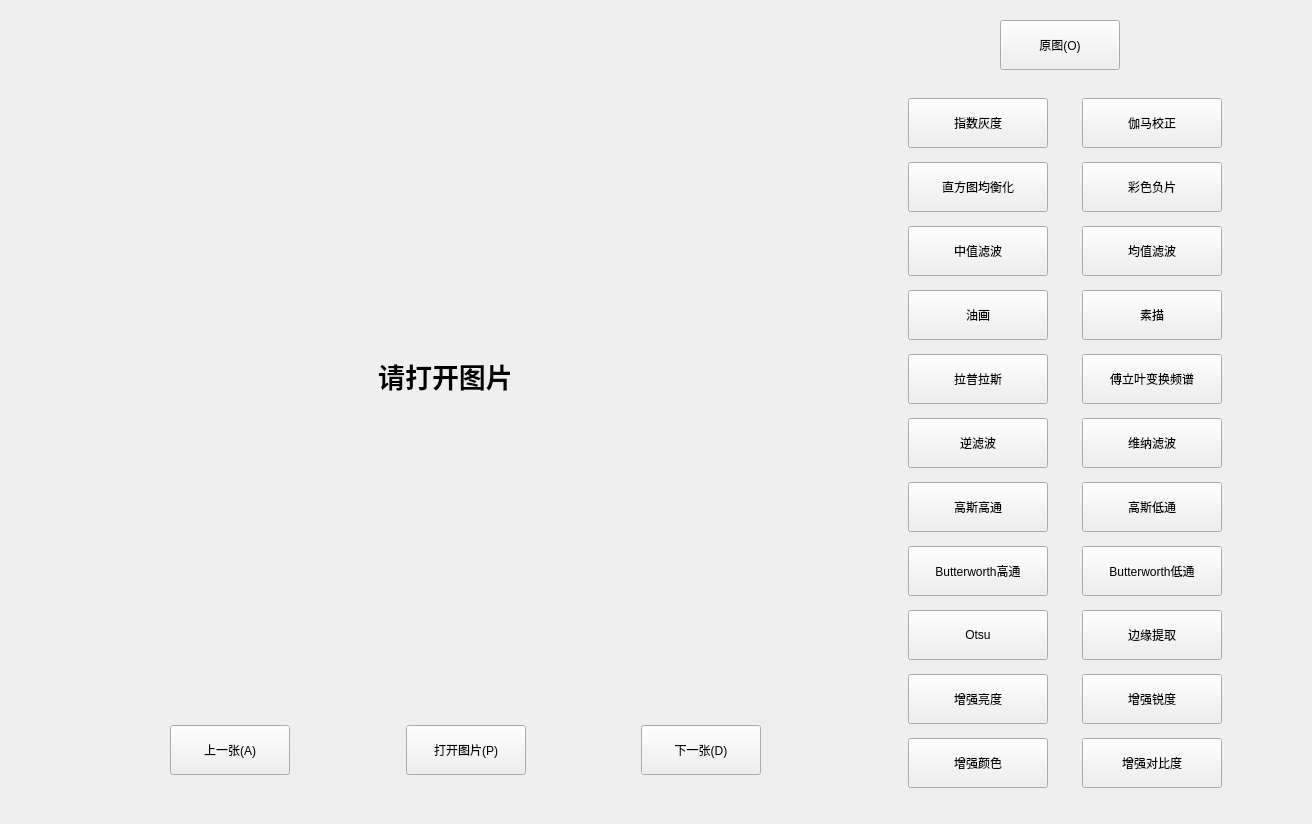
<?xml version="1.0" encoding="UTF-8"?>
<ui version="4.0">
 <class>widget</class>
 <widget class="QWidget" name="widget">
  <property name="geometry">
   <rect>
    <x>0</x>
    <y>0</y>
    <width>1312</width>
    <height>824</height>
   </rect>
  </property>
  <property name="mouseTracking">
   <bool>true</bool>
  </property>
  <property name="tabletTracking">
   <bool>true</bool>
  </property>
  <property name="windowTitle">
   <string>Form</string>
  </property>
  <widget class="QLabel" name="label">
   <property name="geometry">
    <rect>
     <x>10</x>
     <y>60</y>
     <width>871</width>
     <height>631</height>
    </rect>
   </property>
   <property name="font">
    <font>
     <pointsize>20</pointsize>
     <weight>75</weight>
     <italic>false</italic>
     <bold>true</bold>
    </font>
   </property>
   <property name="text">
    <string>请打开图片</string>
   </property>
   <property name="alignment">
    <set>Qt::AlignCenter</set>
   </property>
  </widget>
  <widget class="QPushButton" name="original_btn">
   <property name="geometry">
    <rect>
     <x>1000</x>
     <y>20</y>
     <width>120</width>
     <height>50</height>
    </rect>
   </property>
   <property name="minimumSize">
    <size>
     <width>120</width>
     <height>50</height>
    </size>
   </property>
   <property name="maximumSize">
    <size>
     <width>120</width>
     <height>50</height>
    </size>
   </property>
   <property name="text">
    <string>原图(O)</string>
   </property>
  </widget>
  <widget class="QWidget" name="gridLayoutWidget">
   <property name="geometry">
    <rect>
     <x>880</x>
     <y>90</y>
     <width>371</width>
     <height>711</height>
    </rect>
   </property>
   <layout class="QGridLayout" name="gridLayout">
    <item row="7" column="0">
     <widget class="QPushButton" name="butter_high_btn">
      <property name="minimumSize">
       <size>
        <width>140</width>
        <height>50</height>
       </size>
      </property>
      <property name="maximumSize">
       <size>
        <width>140</width>
        <height>50</height>
       </size>
      </property>
      <property name="text">
       <string>Butterworth高通</string>
      </property>
     </widget>
    </item>
    <item row="1" column="1">
     <widget class="QPushButton" name="reverse_btn">
      <property name="minimumSize">
       <size>
        <width>140</width>
        <height>50</height>
       </size>
      </property>
      <property name="maximumSize">
       <size>
        <width>140</width>
        <height>50</height>
       </size>
      </property>
      <property name="text">
       <string>彩色负片</string>
      </property>
     </widget>
    </item>
    <item row="5" column="1">
     <widget class="QPushButton" name="vena_btn">
      <property name="minimumSize">
       <size>
        <width>140</width>
        <height>50</height>
       </size>
      </property>
      <property name="maximumSize">
       <size>
        <width>140</width>
        <height>50</height>
       </size>
      </property>
      <property name="text">
       <string>维纳滤波</string>
      </property>
     </widget>
    </item>
    <item row="2" column="1">
     <widget class="QPushButton" name="mean_btn">
      <property name="minimumSize">
       <size>
        <width>140</width>
        <height>50</height>
       </size>
      </property>
      <property name="maximumSize">
       <size>
        <width>140</width>
        <height>50</height>
       </size>
      </property>
      <property name="text">
       <string>均值滤波</string>
      </property>
     </widget>
    </item>
    <item row="6" column="1">
     <widget class="QPushButton" name="gauss_low_btn">
      <property name="minimumSize">
       <size>
        <width>140</width>
        <height>50</height>
       </size>
      </property>
      <property name="maximumSize">
       <size>
        <width>140</width>
        <height>50</height>
       </size>
      </property>
      <property name="text">
       <string>高斯低通</string>
      </property>
     </widget>
    </item>
    <item row="5" column="0">
     <widget class="QPushButton" name="inverse_btn">
      <property name="minimumSize">
       <size>
        <width>140</width>
        <height>50</height>
       </size>
      </property>
      <property name="maximumSize">
       <size>
        <width>140</width>
        <height>50</height>
       </size>
      </property>
      <property name="text">
       <string>逆滤波</string>
      </property>
     </widget>
    </item>
    <item row="2" column="0">
     <widget class="QPushButton" name="mid_btn">
      <property name="minimumSize">
       <size>
        <width>140</width>
        <height>50</height>
       </size>
      </property>
      <property name="maximumSize">
       <size>
        <width>140</width>
        <height>50</height>
       </size>
      </property>
      <property name="text">
       <string>中值滤波</string>
      </property>
     </widget>
    </item>
    <item row="8" column="0">
     <widget class="QPushButton" name="ostu_btn">
      <property name="minimumSize">
       <size>
        <width>140</width>
        <height>50</height>
       </size>
      </property>
      <property name="maximumSize">
       <size>
        <width>140</width>
        <height>50</height>
       </size>
      </property>
      <property name="text">
       <string>Otsu</string>
      </property>
     </widget>
    </item>
    <item row="6" column="0">
     <widget class="QPushButton" name="gauss_high_btn">
      <property name="minimumSize">
       <size>
        <width>140</width>
        <height>50</height>
       </size>
      </property>
      <property name="maximumSize">
       <size>
        <width>140</width>
        <height>50</height>
       </size>
      </property>
      <property name="text">
       <string>高斯高通</string>
      </property>
     </widget>
    </item>
    <item row="4" column="1">
     <widget class="QPushButton" name="fft_btn">
      <property name="minimumSize">
       <size>
        <width>140</width>
        <height>50</height>
       </size>
      </property>
      <property name="maximumSize">
       <size>
        <width>140</width>
        <height>50</height>
       </size>
      </property>
      <property name="text">
       <string>傅立叶变换频谱</string>
      </property>
     </widget>
    </item>
    <item row="0" column="1">
     <widget class="QPushButton" name="gamma_btn">
      <property name="minimumSize">
       <size>
        <width>140</width>
        <height>50</height>
       </size>
      </property>
      <property name="maximumSize">
       <size>
        <width>140</width>
        <height>50</height>
       </size>
      </property>
      <property name="text">
       <string>伽马校正</string>
      </property>
     </widget>
    </item>
    <item row="1" column="0">
     <widget class="QPushButton" name="hist_btn">
      <property name="minimumSize">
       <size>
        <width>140</width>
        <height>50</height>
       </size>
      </property>
      <property name="maximumSize">
       <size>
        <width>140</width>
        <height>50</height>
       </size>
      </property>
      <property name="text">
       <string>直方图均衡化</string>
      </property>
     </widget>
    </item>
    <item row="3" column="0">
     <widget class="QPushButton" name="oil_btn">
      <property name="minimumSize">
       <size>
        <width>140</width>
        <height>50</height>
       </size>
      </property>
      <property name="maximumSize">
       <size>
        <width>140</width>
        <height>50</height>
       </size>
      </property>
      <property name="text">
       <string>油画</string>
      </property>
     </widget>
    </item>
    <item row="4" column="0">
     <widget class="QPushButton" name="lap_btn">
      <property name="minimumSize">
       <size>
        <width>140</width>
        <height>50</height>
       </size>
      </property>
      <property name="maximumSize">
       <size>
        <width>140</width>
        <height>50</height>
       </size>
      </property>
      <property name="text">
       <string>拉普拉斯</string>
      </property>
     </widget>
    </item>
    <item row="9" column="1">
     <widget class="QPushButton" name="enhance_sharp_btn">
      <property name="minimumSize">
       <size>
        <width>140</width>
        <height>50</height>
       </size>
      </property>
      <property name="maximumSize">
       <size>
        <width>140</width>
        <height>50</height>
       </size>
      </property>
      <property name="text">
       <string>增强锐度</string>
      </property>
     </widget>
    </item>
    <item row="3" column="1">
     <widget class="QPushButton" name="sketch_btn">
      <property name="minimumSize">
       <size>
        <width>140</width>
        <height>50</height>
       </size>
      </property>
      <property name="maximumSize">
       <size>
        <width>140</width>
        <height>50</height>
       </size>
      </property>
      <property name="text">
       <string>素描</string>
      </property>
     </widget>
    </item>
    <item row="7" column="1">
     <widget class="QPushButton" name="butter_low_btn">
      <property name="minimumSize">
       <size>
        <width>140</width>
        <height>50</height>
       </size>
      </property>
      <property name="maximumSize">
       <size>
        <width>140</width>
        <height>50</height>
       </size>
      </property>
      <property name="text">
       <string>Butterworth低通</string>
      </property>
     </widget>
    </item>
    <item row="0" column="0">
     <widget class="QPushButton" name="exp_btn">
      <property name="minimumSize">
       <size>
        <width>140</width>
        <height>50</height>
       </size>
      </property>
      <property name="maximumSize">
       <size>
        <width>140</width>
        <height>50</height>
       </size>
      </property>
      <property name="text">
       <string>指数灰度</string>
      </property>
     </widget>
    </item>
    <item row="10" column="0">
     <widget class="QPushButton" name="enhance_color_btn">
      <property name="minimumSize">
       <size>
        <width>140</width>
        <height>50</height>
       </size>
      </property>
      <property name="maximumSize">
       <size>
        <width>140</width>
        <height>50</height>
       </size>
      </property>
      <property name="text">
       <string>增强颜色</string>
      </property>
     </widget>
    </item>
    <item row="9" column="0">
     <widget class="QPushButton" name="enhance_bright_btn">
      <property name="minimumSize">
       <size>
        <width>140</width>
        <height>50</height>
       </size>
      </property>
      <property name="maximumSize">
       <size>
        <width>140</width>
        <height>50</height>
       </size>
      </property>
      <property name="text">
       <string>增强亮度</string>
      </property>
     </widget>
    </item>
    <item row="10" column="1">
     <widget class="QPushButton" name="enhance_contrast_btn">
      <property name="minimumSize">
       <size>
        <width>140</width>
        <height>50</height>
       </size>
      </property>
      <property name="maximumSize">
       <size>
        <width>140</width>
        <height>50</height>
       </size>
      </property>
      <property name="text">
       <string>增强对比度</string>
      </property>
     </widget>
    </item>
    <item row="8" column="1">
     <widget class="QPushButton" name="edge_btn">
      <property name="minimumSize">
       <size>
        <width>140</width>
        <height>50</height>
       </size>
      </property>
      <property name="maximumSize">
       <size>
        <width>140</width>
        <height>50</height>
       </size>
      </property>
      <property name="text">
       <string>边缘提取</string>
      </property>
     </widget>
    </item>
   </layout>
  </widget>
  <widget class="QWidget" name="horizontalLayoutWidget">
   <property name="geometry">
    <rect>
     <x>170</x>
     <y>710</y>
     <width>591</width>
     <height>81</height>
    </rect>
   </property>
   <layout class="QHBoxLayout" name="horizontalLayout">
    <item>
     <widget class="QPushButton" name="previous">
      <property name="minimumSize">
       <size>
        <width>120</width>
        <height>50</height>
       </size>
      </property>
      <property name="text">
       <string>上一张(A)</string>
      </property>
     </widget>
    </item>
    <item>
     <spacer name="horizontalSpacer">
      <property name="orientation">
       <enum>Qt::Horizontal</enum>
      </property>
      <property name="sizeHint" stdset="0">
       <size>
        <width>40</width>
        <height>20</height>
       </size>
      </property>
     </spacer>
    </item>
    <item>
     <widget class="QPushButton" name="btn_open">
      <property name="minimumSize">
       <size>
        <width>120</width>
        <height>50</height>
       </size>
      </property>
      <property name="text">
       <string>打开图片(P)</string>
      </property>
     </widget>
    </item>
    <item>
     <spacer name="horizontalSpacer_2">
      <property name="orientation">
       <enum>Qt::Horizontal</enum>
      </property>
      <property name="sizeHint" stdset="0">
       <size>
        <width>40</width>
        <height>20</height>
       </size>
      </property>
     </spacer>
    </item>
    <item>
     <widget class="QPushButton" name="next">
      <property name="minimumSize">
       <size>
        <width>120</width>
        <height>50</height>
       </size>
      </property>
      <property name="text">
       <string>下一张(D)</string>
      </property>
     </widget>
    </item>
   </layout>
  </widget>
 </widget>
 <resources/>
 <connections/>
</ui>
